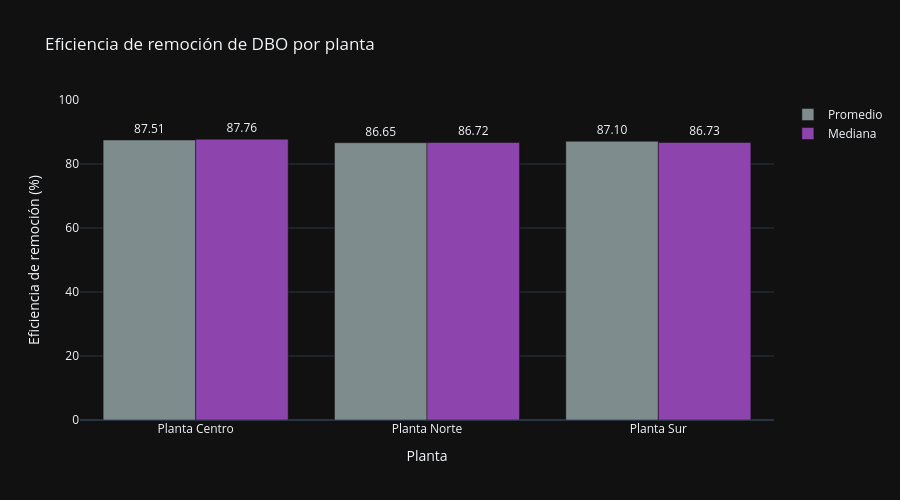

Notebook code for this chart:
### Markdown cell above
### 4.1 Comparación inicial

La cantidad de registros no es igual entre plantas: Centro contiene 75 observaciones, Norte 71 y Sur 54. Por esta razón, las comparaciones se basan en promedios, medianas y proporciones, mientras que los tamaños muestrales se conservan para interpretar el respaldo de cada estimación.

Las eficiencias promedio de remoción son cercanas. Planta Centro presenta el mayor valor observado, con 87,51 %, y Planta Norte el menor, con 86,65 %. Esta diferencia es inferior a un punto porcentual y no permite afirmar por sí sola que una instalación funciona mejor que otra.

Las tres plantas registran una DBO de salida promedio próxima a 36 mg/L. Sin embargo, las proporciones de cumplimiento registrado varían desde 16,90 % en Planta Norte hasta 29,63 % en Planta Sur. Estos resúmenes no permiten reconstruir la regla utilizada para clasificar el cumplimiento, por lo que esta variable se analizará como una etiqueta incluida en el dataset y no como una verificación normativa.

### Code cell
comparacion_eficiencia = resumen_por_planta.melt(
    id_vars="planta",
    value_vars=[
        "eficiencia_promedio_pct",
        "eficiencia_mediana_pct"
    ],
    var_name="medida",
    value_name="eficiencia_pct"
)

comparacion_eficiencia["medida"] = (
    comparacion_eficiencia["medida"]
    .replace({
        "eficiencia_promedio_pct": "Promedio",
        "eficiencia_mediana_pct": "Mediana"
    })
)

fig_eficiencia = px.bar(
    comparacion_eficiencia,
    x="planta",
    y="eficiencia_pct",
    color="medida",
    category_orders={
        "planta": ORDEN_PLANTAS,
        "medida": ["Promedio", "Mediana"]
    },
    barmode="group",
    text_auto=".2f",
    title="Eficiencia de remoción de DBO por planta",
    labels={
        "planta": "Planta",
        "eficiencia_pct": "Eficiencia de remoción (%)",
        "medida": "Medida"
    },
    color_discrete_map={
        "Promedio": COLOR_PROMEDIO,
        "Mediana": COLOR_MEDIANA
    },
    template="plotly_dark"
)

fig_eficiencia.update_traces(
    textposition="outside",
    cliponaxis=False
)

fig_eficiencia.update_yaxes(
    range=[0, 100]
)

fig_eficiencia.update_layout(
    height=500,
    legend_title_text=""
)

fig_eficiencia.show()

### Figure 1 — Plotly figure (JSON) as saved in the notebook; plotly's stock layout.template omitted (floating-point values rounded to 4 significant figures)
{"data": [{"alignmentgroup": "True", "cliponaxis": false, "hovertemplate": "Medida=Promedio<br>Planta=%{x}<br>Eficiencia de remoción (%)=%{y}<extra></extra>", "legendgroup": "Promedio", "marker": {"color": "#7F8C8D", "pattern": {"shape": ""}}, "name": "Promedio", "offsetgroup": "Promedio", "orientation": "v", "showlegend": true, "textposition": "outside", "texttemplate": "%{y:.2f}", "type": "bar", "x": ["Planta Centro", "Planta Norte", "Planta Sur"], "xaxis": "x", "y": [87.51, 86.65, 87.1], "yaxis": "y"}, {"alignmentgroup": "True", "cliponaxis": false, "hovertemplate": "Medida=Mediana<br>Planta=%{x}<br>Eficiencia de remoción (%)=%{y}<extra></extra>", "legendgroup": "Mediana", "marker": {"color": "#8E44AD", "pattern": {"shape": ""}}, "name": "Mediana", "offsetgroup": "Mediana", "orientation": "v", "showlegend": true, "textposition": "outside", "texttemplate": "%{y:.2f}", "type": "bar", "x": ["Planta Centro", "Planta Norte", "Planta Sur"], "xaxis": "x", "y": [87.76, 86.72, 86.73], "yaxis": "y"}], "layout": {"barmode": "group", "height": 500, "legend": {"title": {"text": ""}, "tracegroupgap": 0}, "title": {"text": "Eficiencia de remoción de DBO por planta"}, "xaxis": {"anchor": "y", "categoryarray": ["Planta Centro", "Planta Norte", "Planta Sur"], "categoryorder": "array", "domain": [0, 1], "title": {"text": "Planta"}}, "yaxis": {"anchor": "x", "domain": [0, 1], "range": [0, 100], "title": {"text": "Eficiencia de remoción (%)"}}}}
